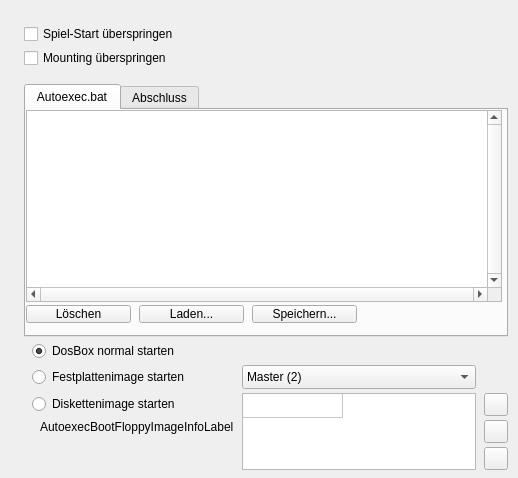
<?xml version="1.0" encoding="UTF-8"?>
<ui version="4.0">
  <class>ModernProfileEditorStartFrame</class>
  <widget class="QWidget" name="ModernProfileEditorStartFrame">
    <property name="geometry"><rect><x>0</x><y>0</y><width>518</width><height>478</height></rect></property>
    <property name="vclDesignWidth" stdset="0"><number>518</number></property>
    <property name="vclDesignHeight" stdset="0"><number>478</number></property>
    <layout class="QVBoxLayout" name="ModernProfileEditorStartFrame_Layout" stretch="0,0,1">
      <property name="leftMargin"><number>24</number></property>
      <property name="topMargin"><number>24</number></property>
      <property name="rightMargin"><number>10</number></property>
      <property name="bottomMargin"><number>8</number></property>
      <property name="spacing"><number>0</number></property>
      <item>
        <layout class="QGridLayout" name="ModernProfileEditorStartFrame_Section1" columnstretch="0,1">
          <property name="leftMargin"><number>0</number></property>
          <property name="topMargin"><number>0</number></property>
          <property name="rightMargin"><number>0</number></property>
          <property name="bottomMargin"><number>0</number></property>
          <property name="horizontalSpacing"><number>8</number></property>
          <property name="verticalSpacing"><number>4</number></property>
          <item row="0" column="0" colspan="2">
            <widget class="QCheckBox" name="AutoexecOverrideGameStartCheckBox">
              <property name="text"><string>Spiel-Start überspringen</string></property>
            </widget>
          </item>
          <item row="1" column="0" colspan="2">
            <widget class="QCheckBox" name="AutoexecOverrideMountingCheckBox">
              <property name="text"><string>Mounting überspringen</string></property>
            </widget>
          </item>
          <item row="0" column="1">
            <spacer name="ModernProfileEditorStartFrame_Section1_HFill">
              <property name="orientation"><enum>Qt::Horizontal</enum></property>
              <property name="sizeHint" stdset="0"><size><width>0</width><height>0</height></size></property>
            </spacer>
          </item>
        </layout>
      </item>
      <item>
        <spacer name="ModernProfileEditorStartFrame_Gap1">
          <property name="orientation"><enum>Qt::Vertical</enum></property>
          <property name="sizeType"><enum>QSizePolicy::Fixed</enum></property>
          <property name="sizeHint" stdset="0"><size><width>0</width><height>16</height></size></property>
        </spacer>
      </item>
      <item>
        <layout class="QGridLayout" name="ModernProfileEditorStartFrame_Section2" columnstretch="0,0,0,0,1,0" rowstretch="1,0,0,0,0,0">
          <property name="leftMargin"><number>0</number></property>
          <property name="topMargin"><number>0</number></property>
          <property name="rightMargin"><number>0</number></property>
          <property name="bottomMargin"><number>0</number></property>
          <property name="horizontalSpacing"><number>8</number></property>
          <property name="verticalSpacing"><number>4</number></property>
          <item row="0" column="0" colspan="6">
            <widget class="QTabWidget" name="AutoexecPageControl">
              <property name="currentIndex"><number>0</number></property>
              <property name="minimumSize"><size><width>0</width><height>0</height></size></property>
              <widget class="QWidget" name="AutoexecSheet1">
                <attribute name="title"><string>Autoexec.bat</string></attribute>
                <property name="vclDesignWidth" stdset="0"><number>476</number></property>
                <property name="vclDesignHeight" stdset="0"><number>221</number></property>
                <widget class="QFrame" name="Panel1">
                  <property name="geometry"><rect><x>0</x><y>192</y><width>476</width><height>29</height></rect></property>
                  <property name="vclAlign" stdset="0"><string notr="true">alBottom</string></property>
                  <property name="frameShape"><enum>QFrame::NoFrame</enum></property>
                  <property name="frameShadow"><enum>QFrame::Plain</enum></property>
                  <property name="vclClass" stdset="0"><string notr="true">TPanel</string></property>
                  <layout class="QGridLayout" name="Panel1_Layout" columnstretch="0,0,0,1">
                    <property name="leftMargin"><number>0</number></property>
                    <property name="topMargin"><number>3</number></property>
                    <property name="rightMargin"><number>4</number></property>
                    <property name="bottomMargin"><number>8</number></property>
                    <property name="horizontalSpacing"><number>8</number></property>
                    <property name="verticalSpacing"><number>4</number></property>
                    <item row="0" column="0" alignment="Qt::AlignLeft">
                      <widget class="QPushButton" name="AutoexecClearButton">
                        <property name="text"><string>Löschen</string></property>
                        <property name="icon"><iconset resource="../../resources/dfend.qrc"><normaloff>:/glyphs/86ad06b420cc830c.png</normaloff></iconset></property>
                        <property name="autoDefault"><bool>false</bool></property>
                        <property name="vclOnClick" stdset="0"><string notr="true">ButtonWork</string></property>
                        <property name="minimumSize"><size><width>105</width><height>0</height></size></property>
                      </widget>
                    </item>
                    <item row="0" column="1" alignment="Qt::AlignLeft">
                      <widget class="QPushButton" name="AutoexecLoadButton">
                        <property name="tag" stdset="0"><number>1</number></property>
                        <property name="text"><string>Laden...</string></property>
                        <property name="icon"><iconset resource="../../resources/dfend.qrc"><normaloff>:/glyphs/45f75812cc6f15e7.png</normaloff></iconset></property>
                        <property name="autoDefault"><bool>false</bool></property>
                        <property name="vclOnClick" stdset="0"><string notr="true">ButtonWork</string></property>
                        <property name="minimumSize"><size><width>105</width><height>0</height></size></property>
                      </widget>
                    </item>
                    <item row="0" column="2" alignment="Qt::AlignLeft">
                      <widget class="QPushButton" name="AutoexecSaveButton">
                        <property name="tag" stdset="0"><number>2</number></property>
                        <property name="text"><string>Speichern...</string></property>
                        <property name="icon"><iconset resource="../../resources/dfend.qrc"><normaloff>:/glyphs/47fc5700323c2859.png</normaloff></iconset></property>
                        <property name="autoDefault"><bool>false</bool></property>
                        <property name="vclOnClick" stdset="0"><string notr="true">ButtonWork</string></property>
                        <property name="minimumSize"><size><width>105</width><height>0</height></size></property>
                      </widget>
                    </item>
                    <item row="0" column="3">
                      <spacer name="Panel1_Layout_HFill">
                        <property name="orientation"><enum>Qt::Horizontal</enum></property>
                        <property name="sizeHint" stdset="0"><size><width>0</width><height>0</height></size></property>
                      </spacer>
                    </item>
                    <item row="1" column="0">
                      <spacer name="Panel1_VFill">
                        <property name="orientation"><enum>Qt::Vertical</enum></property>
                        <property name="sizeHint" stdset="0"><size><width>0</width><height>0</height></size></property>
                      </spacer>
                    </item>
                  </layout>
                </widget>
                <widget class="QTextEdit" name="AutoexecMemo">
                  <property name="geometry"><rect><x>0</x><y>0</y><width>476</width><height>192</height></rect></property>
                  <property name="vclAlign" stdset="0"><string notr="true">alClient</string></property>
                  <property name="lineWrapMode"><enum>QTextEdit::NoWrap</enum></property>
                  <property name="verticalScrollBarPolicy"><enum>Qt::ScrollBarAlwaysOn</enum></property>
                  <property name="horizontalScrollBarPolicy"><enum>Qt::ScrollBarAlwaysOn</enum></property>
                  <property name="acceptRichText"><bool>false</bool></property>
                </widget>
              </widget>
              <widget class="QWidget" name="AutoexecSheet2">
                <attribute name="title"><string>Abschluss</string></attribute>
                <property name="vclDesignWidth" stdset="0"><number>476</number></property>
                <property name="vclDesignHeight" stdset="0"><number>221</number></property>
                <widget class="QFrame" name="Panel12">
                  <property name="geometry"><rect><x>0</x><y>192</y><width>476</width><height>29</height></rect></property>
                  <property name="vclAlign" stdset="0"><string notr="true">alBottom</string></property>
                  <property name="frameShape"><enum>QFrame::NoFrame</enum></property>
                  <property name="frameShadow"><enum>QFrame::Plain</enum></property>
                  <property name="vclClass" stdset="0"><string notr="true">TPanel</string></property>
                  <layout class="QGridLayout" name="Panel12_Layout" columnstretch="0,0,0,1">
                    <property name="leftMargin"><number>0</number></property>
                    <property name="topMargin"><number>3</number></property>
                    <property name="rightMargin"><number>4</number></property>
                    <property name="bottomMargin"><number>8</number></property>
                    <property name="horizontalSpacing"><number>8</number></property>
                    <property name="verticalSpacing"><number>4</number></property>
                    <item row="0" column="0" alignment="Qt::AlignLeft">
                      <widget class="QPushButton" name="FinalizationClearButton">
                        <property name="tag" stdset="0"><number>6</number></property>
                        <property name="text"><string>Löschen</string></property>
                        <property name="icon"><iconset resource="../../resources/dfend.qrc"><normaloff>:/glyphs/86ad06b420cc830c.png</normaloff></iconset></property>
                        <property name="autoDefault"><bool>false</bool></property>
                        <property name="vclOnClick" stdset="0"><string notr="true">ButtonWork</string></property>
                        <property name="minimumSize"><size><width>105</width><height>0</height></size></property>
                      </widget>
                    </item>
                    <item row="0" column="1" alignment="Qt::AlignLeft">
                      <widget class="QPushButton" name="FinalizationLoadButton">
                        <property name="tag" stdset="0"><number>7</number></property>
                        <property name="text"><string>Laden...</string></property>
                        <property name="icon"><iconset resource="../../resources/dfend.qrc"><normaloff>:/glyphs/45f75812cc6f15e7.png</normaloff></iconset></property>
                        <property name="autoDefault"><bool>false</bool></property>
                        <property name="vclOnClick" stdset="0"><string notr="true">ButtonWork</string></property>
                        <property name="minimumSize"><size><width>105</width><height>0</height></size></property>
                      </widget>
                    </item>
                    <item row="0" column="2" alignment="Qt::AlignLeft">
                      <widget class="QPushButton" name="FinalizationSaveButton">
                        <property name="tag" stdset="0"><number>8</number></property>
                        <property name="text"><string>Speichern...</string></property>
                        <property name="icon"><iconset resource="../../resources/dfend.qrc"><normaloff>:/glyphs/47fc5700323c2859.png</normaloff></iconset></property>
                        <property name="autoDefault"><bool>false</bool></property>
                        <property name="vclOnClick" stdset="0"><string notr="true">ButtonWork</string></property>
                        <property name="minimumSize"><size><width>105</width><height>0</height></size></property>
                      </widget>
                    </item>
                    <item row="0" column="3">
                      <spacer name="Panel12_Layout_HFill">
                        <property name="orientation"><enum>Qt::Horizontal</enum></property>
                        <property name="sizeHint" stdset="0"><size><width>0</width><height>0</height></size></property>
                      </spacer>
                    </item>
                    <item row="1" column="0">
                      <spacer name="Panel12_VFill">
                        <property name="orientation"><enum>Qt::Vertical</enum></property>
                        <property name="sizeHint" stdset="0"><size><width>0</width><height>0</height></size></property>
                      </spacer>
                    </item>
                  </layout>
                </widget>
                <widget class="QTextEdit" name="FinalizationMemo">
                  <property name="geometry"><rect><x>0</x><y>0</y><width>476</width><height>192</height></rect></property>
                  <property name="vclAlign" stdset="0"><string notr="true">alClient</string></property>
                  <property name="lineWrapMode"><enum>QTextEdit::NoWrap</enum></property>
                  <property name="verticalScrollBarPolicy"><enum>Qt::ScrollBarAlwaysOn</enum></property>
                  <property name="horizontalScrollBarPolicy"><enum>Qt::ScrollBarAlwaysOn</enum></property>
                  <property name="acceptRichText"><bool>false</bool></property>
                </widget>
              </widget>
            </widget>
          </item>
          <item row="1" column="1" colspan="5">
            <widget class="QRadioButton" name="AutoexecBootNormal">
              <property name="text"><string>DosBox normal starten</string></property>
              <property name="checked"><bool>true</bool></property>
            </widget>
          </item>
          <item row="2" column="1" colspan="2">
            <widget class="QRadioButton" name="AutoexecBootHDImage">
              <property name="text"><string>Festplattenimage starten</string></property>
            </widget>
          </item>
          <item row="2" column="3" colspan="2">
            <widget class="QComboBox" name="AutoexecBootHDImageComboBox">
              <property name="editable"><bool>false</bool></property>
              <property name="maxVisibleItems"><number>8</number></property>
              <item>
                <property name="text"><string>Master (2)</string></property>
              </item>
              <item>
                <property name="text"><string>Slave (3)</string></property>
              </item>
              <property name="currentIndex"><number>0</number></property>
              <property name="sizeAdjustPolicy"><enum>QComboBox::AdjustToMinimumContentsLengthWithIcon</enum></property>
              <property name="minimumContentsLength"><number>10</number></property>
            </widget>
          </item>
          <item row="3" column="1" colspan="2">
            <widget class="QRadioButton" name="AutoexecBootFloppyImage">
              <property name="text"><string>Diskettenimage starten</string></property>
            </widget>
          </item>
          <item row="3" column="3" rowspan="3" colspan="2">
            <widget class="QTableWidget" name="AutoexecBootFloppyImageTab">
              <property name="columnCount"><number>1</number></property>
              <property name="rowCount"><number>1</number></property>
              <property name="vclFixedCols" stdset="0"><number>0</number></property>
              <property name="vclFixedRows" stdset="0"><number>0</number></property>
              <property name="minimumSize"><size><width>0</width><height>0</height></size></property>
              <attribute name="horizontalHeaderVisible"><bool>false</bool></attribute>
              <attribute name="verticalHeaderVisible"><bool>false</bool></attribute>
              <attribute name="verticalHeaderDefaultSectionSize"><number>24</number></attribute>
            </widget>
          </item>
          <item row="3" column="5" alignment="Qt::AlignRight">
            <widget class="QToolButton" name="AutoexecBootFloppyImageButton">
              <property name="tag" stdset="0"><number>3</number></property>
              <property name="icon"><iconset resource="../../resources/dfend.qrc"><normaloff>:/glyphs/45f75812cc6f15e7.png</normaloff></iconset></property>
              <property name="iconSize"><size><width>16</width><height>16</height></size></property>
              <property name="minimumSize"><size><width>23</width><height>0</height></size></property>
            </widget>
          </item>
          <item row="4" column="2" rowspan="2">
            <widget class="QLabel" name="AutoexecBootFloppyImageInfoLabel">
              <property name="text"><string>AutoexecBootFloppyImageInfoLabel</string></property>
              <property name="textFormat"><enum>Qt::PlainText</enum></property>
              <property name="wordWrap"><bool>true</bool></property>
              <property name="alignment"><set>Qt::AlignLeft|Qt::AlignTop</set></property>
              <property name="minimumSize"><size><width>194</width><height>0</height></size></property>
            </widget>
          </item>
          <item row="4" column="5" alignment="Qt::AlignRight">
            <widget class="QToolButton" name="AutoexecBootFloppyImageAddButton">
              <property name="tag" stdset="0"><number>4</number></property>
              <property name="icon"><iconset resource="../../resources/dfend.qrc"><normaloff>:/glyphs/7bc99400adfc8024.png</normaloff></iconset></property>
              <property name="iconSize"><size><width>16</width><height>16</height></size></property>
              <property name="minimumSize"><size><width>23</width><height>0</height></size></property>
            </widget>
          </item>
          <item row="5" column="5" alignment="Qt::AlignRight">
            <widget class="QToolButton" name="AutoexecBootFloppyImageDelButton">
              <property name="tag" stdset="0"><number>5</number></property>
              <property name="icon"><iconset resource="../../resources/dfend.qrc"><normaloff>:/glyphs/190e94d8efb3a1c9.png</normaloff></iconset></property>
              <property name="iconSize"><size><width>16</width><height>16</height></size></property>
              <property name="minimumSize"><size><width>23</width><height>0</height></size></property>
            </widget>
          </item>
          <item row="0" column="4">
            <spacer name="ModernProfileEditorStartFrame_Section2_HFill">
              <property name="orientation"><enum>Qt::Horizontal</enum></property>
              <property name="sizeHint" stdset="0"><size><width>0</width><height>0</height></size></property>
            </spacer>
          </item>
        </layout>
      </item>
    </layout>
  </widget>
  <tabstops>
    <tabstop>AutoexecOverrideGameStartCheckBox</tabstop>
    <tabstop>AutoexecOverrideMountingCheckBox</tabstop>
    <tabstop>AutoexecPageControl</tabstop>
    <tabstop>AutoexecMemo</tabstop>
    <tabstop>AutoexecClearButton</tabstop>
    <tabstop>AutoexecLoadButton</tabstop>
    <tabstop>AutoexecSaveButton</tabstop>
    <tabstop>FinalizationMemo</tabstop>
    <tabstop>FinalizationClearButton</tabstop>
    <tabstop>FinalizationLoadButton</tabstop>
    <tabstop>FinalizationSaveButton</tabstop>
    <tabstop>AutoexecBootNormal</tabstop>
    <tabstop>AutoexecBootHDImage</tabstop>
    <tabstop>AutoexecBootFloppyImage</tabstop>
    <tabstop>AutoexecBootFloppyImageTab</tabstop>
    <tabstop>AutoexecBootHDImageComboBox</tabstop>
  </tabstops>
  <resources>
    <include location="../../resources/dfend.qrc" />
  </resources>
  <connections />
</ui>
